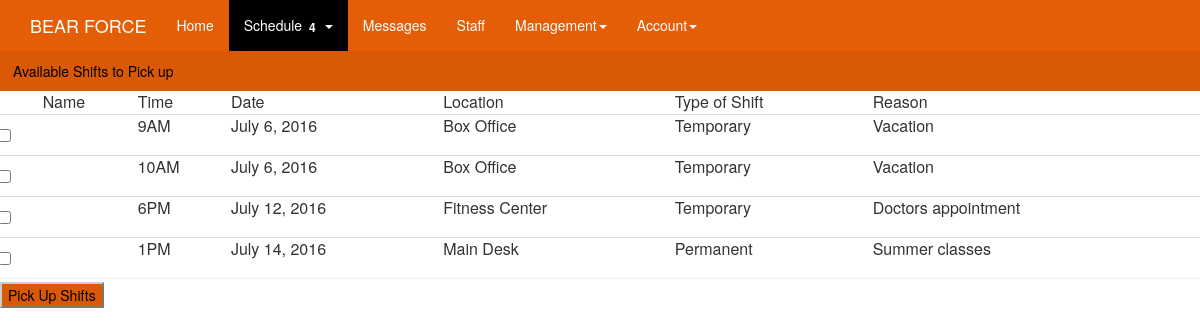
The page /schedules/shift_pick_up on the database as committed earlier.
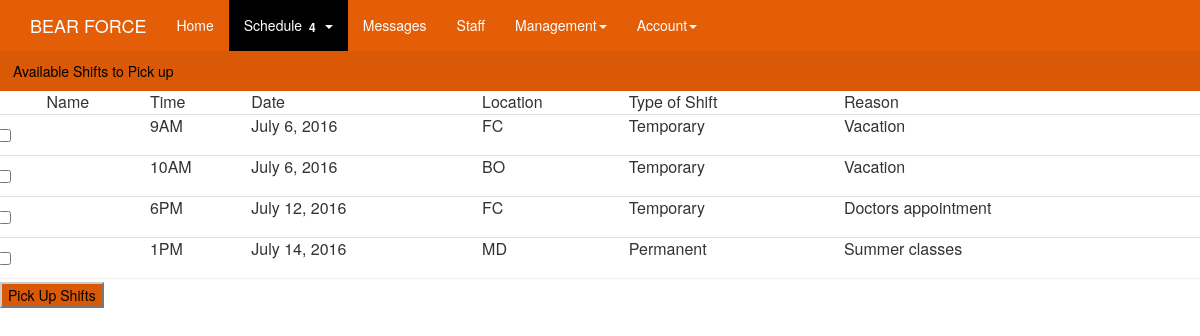
The same page on the database as committed later.
### schedules/models.py (models this page shows, shortened)
class Shift(models.Model):
	user = models.ForeignKey(User, on_delete=models.CASCADE)
	date = models.DateField(
	)
	SHIFT_AM_6 = "6AM"
	SHIFT_AM_7 = "7AM"
	SHIFT_AM_8 = "8AM"
	SHIFT_AM_9 = "9AM"
	SHIFT_AM_10 = "10AM"
	SHIFT_AM_11 = "11AM"
	SHIFT_PM_12 = "12PM"
	SHIFT_PM_1 = "1PM"
	SHIFT_PM_2 = "2PM"
	SHIFT_PM_3 = "3PM"
	SHIFT_PM_4 = "4PM"
	SHIFT_PM_5 = "5PM"
	SHIFT_PM_6 = "6PM"
	SHIFT_PM_7 = "7PM"
	SHIFT_PM_8 = "8PM"
	SHIFT_PM_9 = "9PM"
	SHIFT_PM_10 = "10PM"
	SHIFT_PM_11 = "11PM"
	TIMES_AVAILABLE = (
		(SHIFT_AM_6, "6 A.M."),
		(SHIFT_AM_7, "7 A.M."),
		(SHIFT_AM_8, "8 A.M."),
		(SHIFT_AM_9, "9 A.M."),
		(SHIFT_AM_10, "10 A.M."),
		(SHIFT_AM_11, "11 A.M."),
		(SHIFT_PM_12, "12 P.M."),
		(SHIFT_PM_1, "1 P.M."),
		(SHIFT_PM_2, "2 P.M."),
		(SHIFT_PM_3, "3 P.M."),
		(SHIFT_PM_4, "4 P.M."),
		(SHIFT_PM_5, "5 P.M."),
		(SHIFT_PM_6, "6 P.M."),
		(SHIFT_PM_7, "7 P.M."),
		(SHIFT_PM_8, "8 P.M."),
		(SHIFT_PM_9, "9 P.M."),
		(SHIFT_PM_10, "10 P.M."),
		(SHIFT_PM_11, "11 P.M."),
	)
	time = models.CharField(
		max_length = 4,
		choices=TIMES_AVAILABLE,
		default= SHIFT_PM_12,
	)
	BOXOFFICE = 'BO'
	MAINDESK = 'MD'
	FITNESSCENTER = "FC"
	EQUIPMENTCHECKOUT = 'EC'
	LOCATIONS_TO_WORK = (
		(BOXOFFICE, "Box Office"),
		(MAINDESK, "Main Desk"),
		(FITNESSCENTER, "Fitness Center"),
		(EQUIPMENTCHECKOUT, "Equipment Checkout"),
	)
	working_location = models.CharField(
		max_length=20,
		choices=LOCATIONS_TO_WORK,
		default=MAINDESK,
	)
	PERMANENTSHIFT = 'PS'
	TEMPORARYSHIFT = 'TS'
	SHIFTS_SPECIFICATION =(
		(PERMANENTSHIFT, "Permanent shift"),
		(TEMPORARYSHIFT, "Temporary shift"),
	)
	type_of_shift = models.CharField(
		max_length = 20,
		choices = SHIFTS_SPECIFICATION,
		default = PERMANENTSHIFT,
	)
	SHIFTS_RELEASE_SPECIFICATION = (
		("null", "null"),
		('Permanent', "Permanent shift release"),
		('Temporary', "Temporary shift release"),
	)
	type_of_shift_release = models.CharField(
		max_length=20,
		choices = SHIFTS_RELEASE_SPECIFICATION,
		default = "null",
	)
	release_reason = models.TextField(
		default="Blank")
	release_shift_temp = False
	release_shift_perm = False

### schedules/views.py (the view)
def shift_pick_up(request):
	available_shifts = []
	for shift in Shift.objects.all():
		if ((shift.type_of_shift_release == 'Permanent') or (shift.type_of_shift_release=='Temporary')):
			available_shifts.append(shift)
	context = {
		"available_shifts": available_shifts,
	}
	return render(request, 'schedules/pick_up_schedules.html', context)

### schedules/templates/schedules/pick_up_schedules.html
{% extends 'schedules/base.html' %}
{% block body %}
	<div class="container-fluid">
		<div class="row">
			<div class="panel panel-default">
				<div class="panel-heading" id="available_shifts">Available Shifts to Pick up</div>
				<table class="table">
					<tr>
						<td></td>
						<td>Name</td>
						<td>Time</td>
						<td>Date</td>
						<td>Location</td>
						<td>Type of Shift</td>
						<td>Reason</td>
					</tr>
					{% for shift in available_shifts %}
					<tr>
						<td>
							<div class="checkbox">
							  <label>
							    <input type="checkbox" data-toggle="toggle selected">
							  </label>
							</div>
						</td>
						<td>{{ shift.user.first_name }} {{ shift.user.last_name }}</td>
						<td>{{ shift.time }}</td>
						<td>{{ shift.date }}</td>
						<td>{{ shift.working_location }}</td>
						<td>{{ shift.type_of_shift_release }}</td>
						<td>{{ shift.release_reason }}</td>
					</tr>
					{% endfor %}
				</table>
			</div>
		</div>
	</div>
	<input type="submit" class="btn-default" value="Pick Up Shifts">
{% endblock %}

Rows that differ between the two databases and show on the page:
changed Shift "9AM": working_location "Box Office" → "FC"
changed Shift "10AM": working_location "Box Office" → "BO"
changed Shift "6PM": working_location "Fitness Center" → "FC"
changed Shift "1PM": working_location "Main Desk" → "MD"
